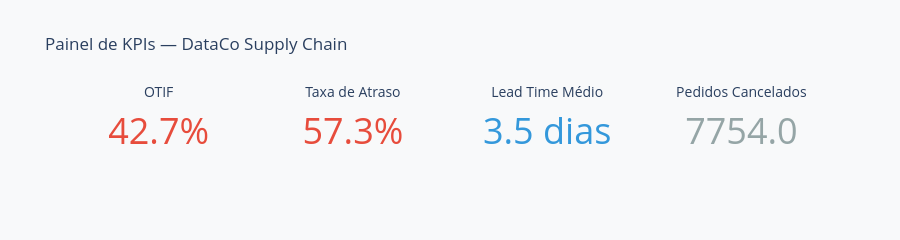

Here is the notebook cell this chart was saved with:
### Markdown cell above
## 1. Painel de KPIs — Resumo Executivo

### Code cell
total = len(df_validos)
atrasados = df_validos['Atrasado'].sum()
otif = (1 - atrasados / total) * 100
lead_time_medio = df_validos['Days for shipping (real)'].mean()
desvio_medio = df_validos['Desvio Lead Time'].mean()
cancelados = len(df) - len(df_validos)

fig = make_subplots(
    rows=1, cols=4,
    specs=[[{'type': 'indicator'}] * 4]
)

kpis = [
    ('OTIF', otif, '%', '#2ecc71' if otif >= 85 else '#e74c3c'),
    ('Taxa de Atraso', atrasados / total * 100, '%', '#e74c3c'),
    ('Lead Time Médio', lead_time_medio, ' dias', '#3498db'),
    ('Pedidos Cancelados', cancelados, '', '#95a5a6'),
]

for i, (titulo, valor, sufixo, cor) in enumerate(kpis, 1):
    fig.add_trace(go.Indicator(
        mode='number',
        value=valor,
        title={'text': titulo, 'font': {'size': 14}},
        number={'suffix': sufixo, 'valueformat': '.1f', 'font': {'color': cor, 'size': 36}}
    ), row=1, col=i)

fig.update_layout(
    title='Painel de KPIs — DataCo Supply Chain',
    height=220,
    paper_bgcolor='#f8f9fa'
)
fig.show()

### Figure 1 — Plotly figure (JSON) as saved in the notebook; plotly's stock layout.template omitted (floating-point values rounded to 4 significant figures)
{"data": [{"domain": {"x": [0.0, 0.2125], "y": [0.0, 1.0]}, "mode": "number", "number": {"font": {"color": "#e74c3c", "size": 36}, "suffix": "%", "valueformat": ".1f"}, "title": {"font": {"size": 14}, "text": "OTIF"}, "type": "indicator", "value": 42.71}, {"domain": {"x": [0.2625, 0.475], "y": [0.0, 1.0]}, "mode": "number", "number": {"font": {"color": "#e74c3c", "size": 36}, "suffix": "%", "valueformat": ".1f"}, "title": {"font": {"size": 14}, "text": "Taxa de Atraso"}, "type": "indicator", "value": 57.29}, {"domain": {"x": [0.525, 0.7375], "y": [0.0, 1.0]}, "mode": "number", "number": {"font": {"color": "#3498db", "size": 36}, "suffix": " dias", "valueformat": ".1f"}, "title": {"font": {"size": 14}, "text": "Lead Time Médio"}, "type": "indicator", "value": 3.499}, {"domain": {"x": [0.7875, 1.0], "y": [0.0, 1.0]}, "mode": "number", "number": {"font": {"color": "#95a5a6", "size": 36}, "suffix": "", "valueformat": ".1f"}, "title": {"font": {"size": 14}, "text": "Pedidos Cancelados"}, "type": "indicator", "value": 7754}], "layout": {"height": 220, "paper_bgcolor": "#f8f9fa", "title": {"text": "Painel de KPIs — DataCo Supply Chain"}}}
